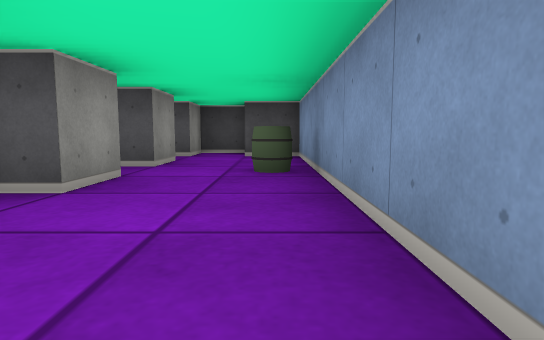
[1] (above)

20 first-person views from a walk through a cub3D maze. The camera is about half as high as the walls, tilts 6° down and sees 75° across. The floor is counted in squares. Each view is taken from the middle of a square. On the plan, view 1 faces up. The plan holds only what a view shows up to about 9 squares ahead; the rest is blank. The place goes on beyond the plan.

[2]
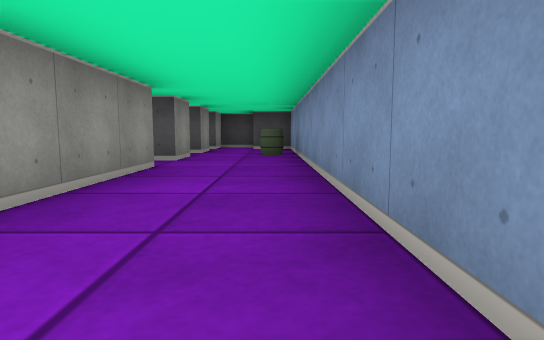

[3]
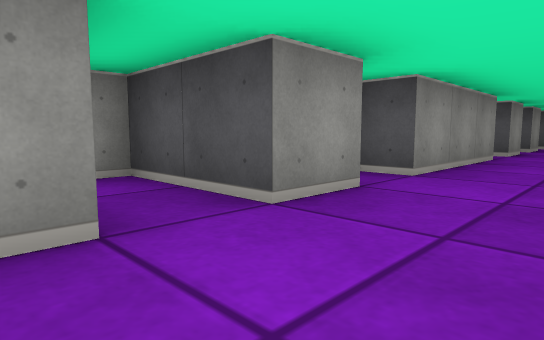

[4]
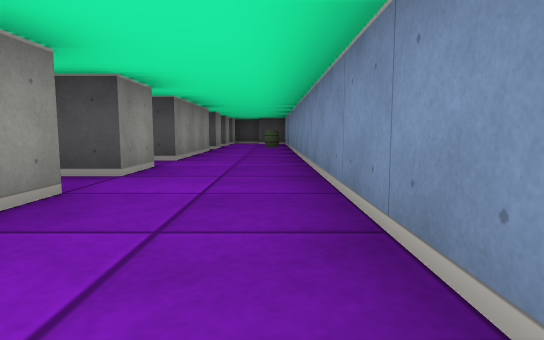

[5]
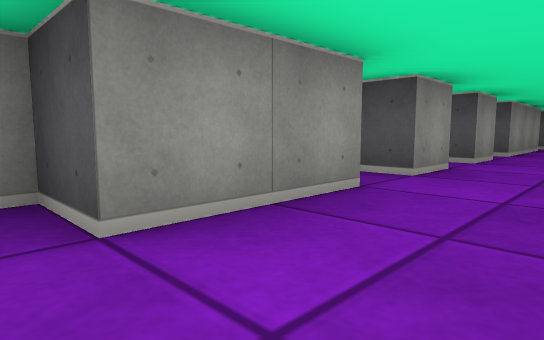

[6]
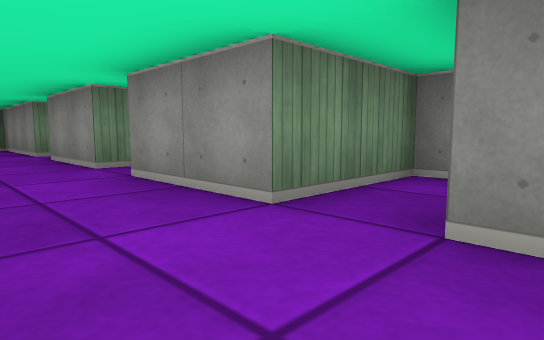

[7]
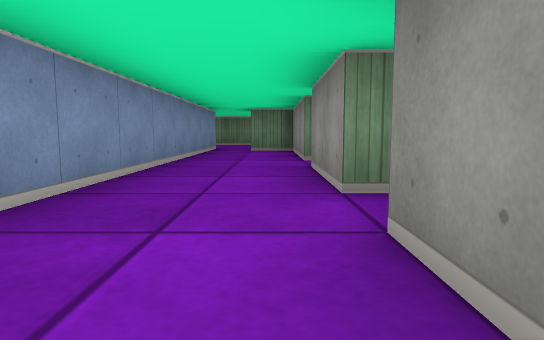

[8]
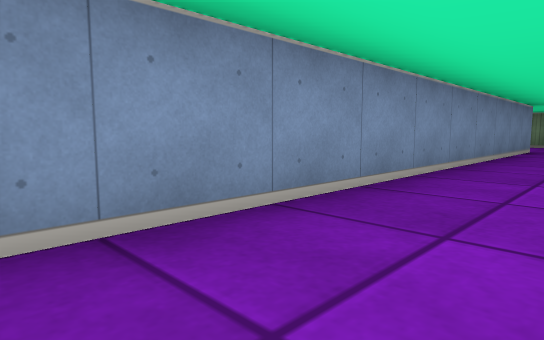

[9]
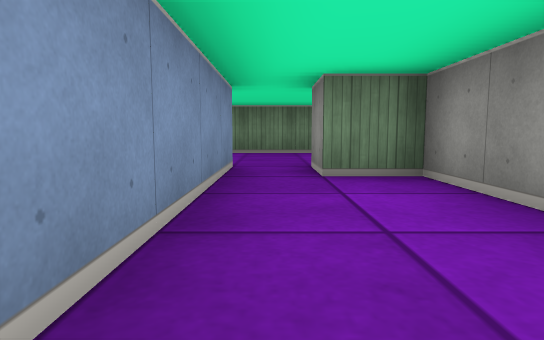

[10]
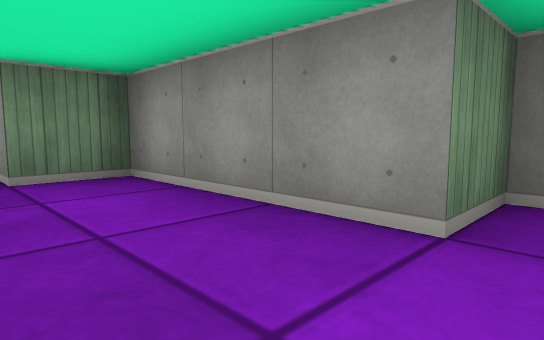

[11]
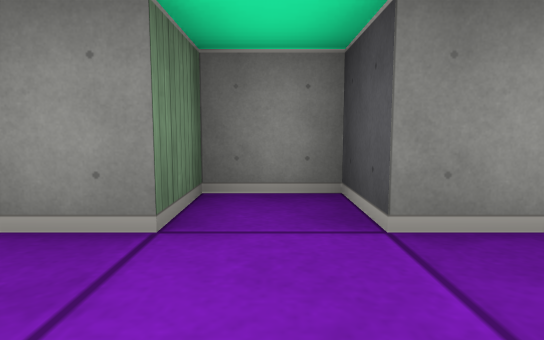

[12]
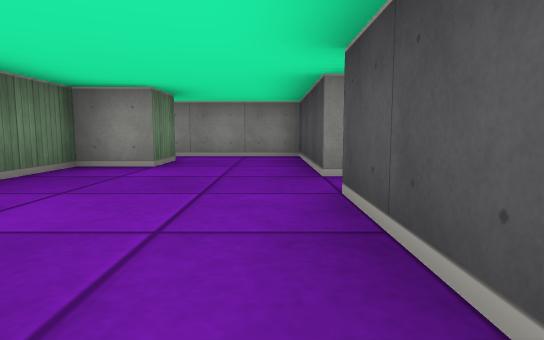

[13]
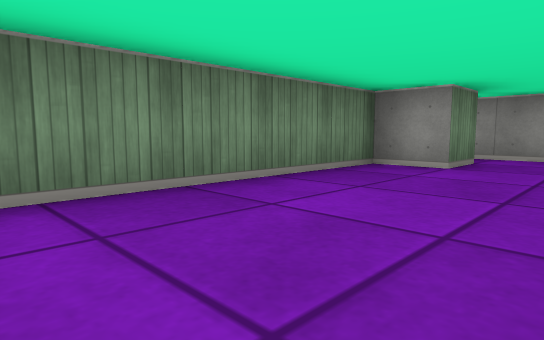

[14]
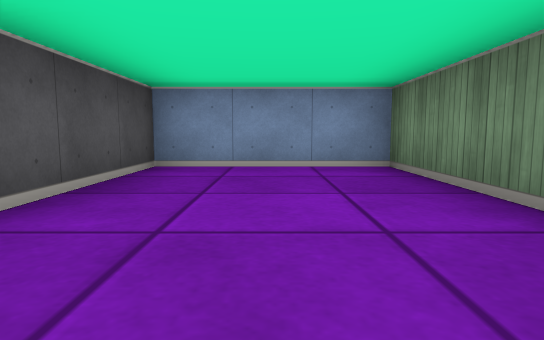

[15]
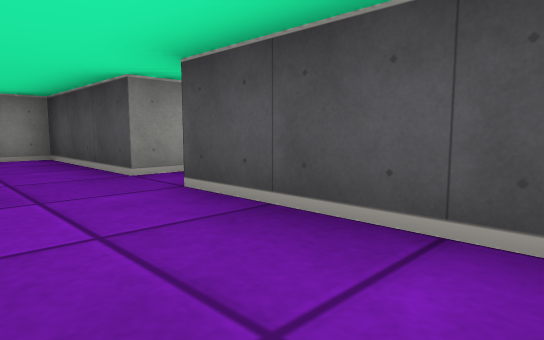

[16]
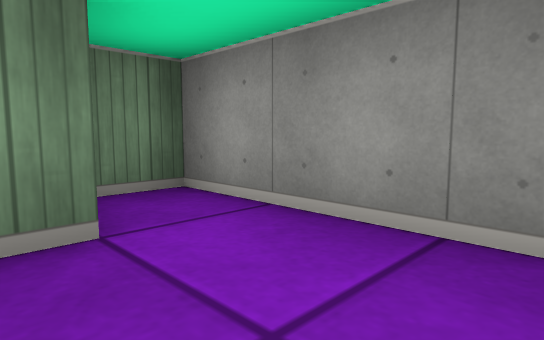

[17]
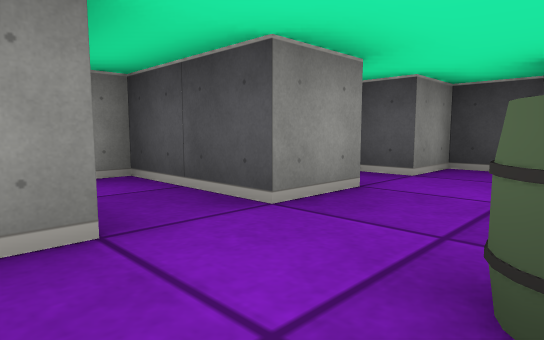

[18]
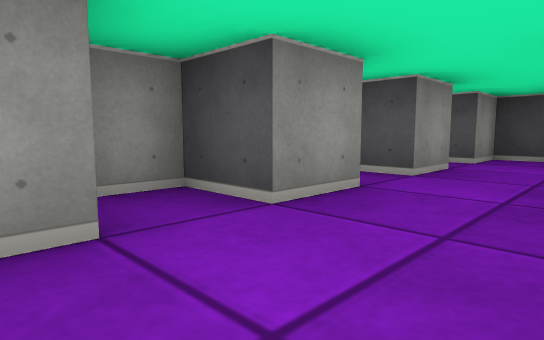

[19]
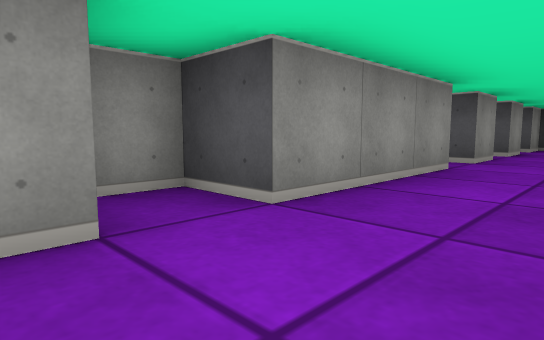

[20]
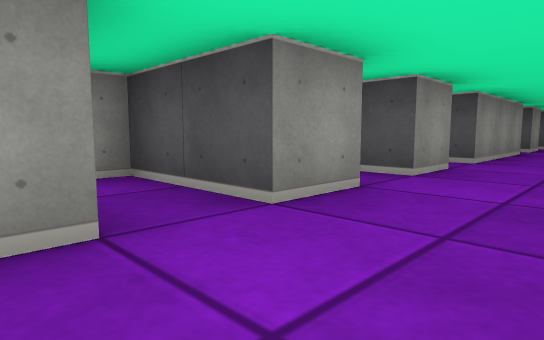

### Floor plan
Points are (right, up) in squares from view 1. A wall is a line through its corners. A room is listed if a view was taken in it or the views show most of it. See-through windows are left out.
Room 1 (views 1, 2, 3, 6, 17, 18, 19)
walls: (-1.5, 1.6) (-1.5, -1.5) (-2.5, -1.5) (-2.5, -2.2); (-1.5, 3.6) (-1.5, 2.5) (-2.5, 2.5) (-2.5, 1.8); (-1.5, -2.4) (-1.5, -3.5) (-3.5, -3.5) (-3.5, -3.9); (-1.5, 5.6) (-1.5, 4.5) (-3.5, 4.5) (-3.5, 4.1); (-1.5, -4.4) (-1.5, -5.5); (-0.5, 7.5) (-1.5, 7.5) (-1.5, 6.5) (-2.1, 6.5); (0.5, -5.5) (0.5, 6.5) (-0.5, 6.5)
ways out: opening at (-0.5, -5) to room 2
objects: barrel (0, 4)
Room 2 (views 4, 5, 7, 8, 9, 10, 11, 20)
walls: (-2, -9.5) (-1.5, -9.5) (-1.5, -11.5) (-2.5, -11.5) (-2.5, -12.5) (-1.5, -12.5) (-1.5, -15.5) (-0.5, -15.5) (-0.5, -16.5); (-1.5, -5.5) (-3.5, -5.5) (-3.5, -6.5) (-1.5, -6.5) (-1.5, -8.5) (-2.5, -8.5); (0.5, -16.5) (0.5, -5.5)
ways out: opening at (-0.5, -5) to room 1; opening at (0, -17) to room 3
Room 3 (views 12, 13, 14, 15, 16)
walls: (-0.5, -16.5) (-3.5, -16.5) (-3.5, -19.5) (-2.8, -19.5); (-2.6, -18.5) (-1.5, -18.5) (-1.5, -19.5) (3.5, -19.5) (3.5, -16.5) (0.5, -16.5)
ways out: opening at (0, -17) to room 2

Where each view was taken, in squares from view 1:
view 1: 0 up, 0 right, facing up
view 2: 3 down, 0 right, facing up
view 3: 5 down, 0 right, facing up-left
view 4: 7 down, 0 right, facing up
view 5: 9 down, 0 right, facing up-left
view 6: 5 down, 0 right, facing down-left
view 7: 7 down, 1 left, facing down
view 8: 7 down, 1 left, facing down-right
view 9: 12 down, 0 right, facing down
view 10: 12 down, 0 right, facing down-left
view 11: 12 down, 0 right, facing left
view 12: 17 down, 3 right, facing left
view 13: 17 down, 3 right, facing down-left
view 14: 18 down, 1 left, facing right
view 15: 18 down, 3 right, facing up-left
view 16: 17 down, 2 left, facing down-left
view 17: 3 up, 0 right, facing up-left
view 18: 1 up, 0 right, facing up-left
view 19: 3 down, 0 right, facing up-left
view 20: 7 down, 0 right, facing up-left
